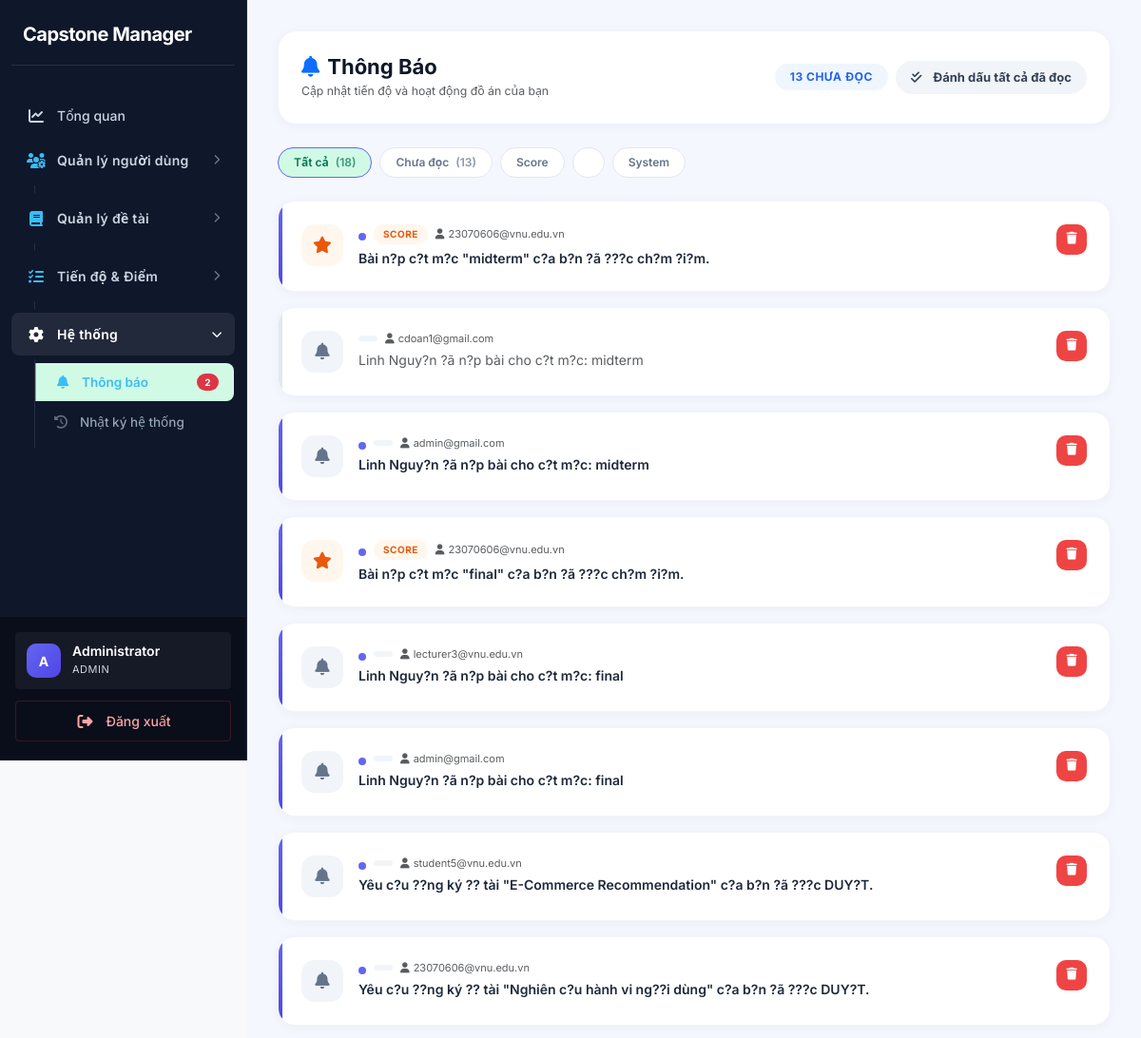
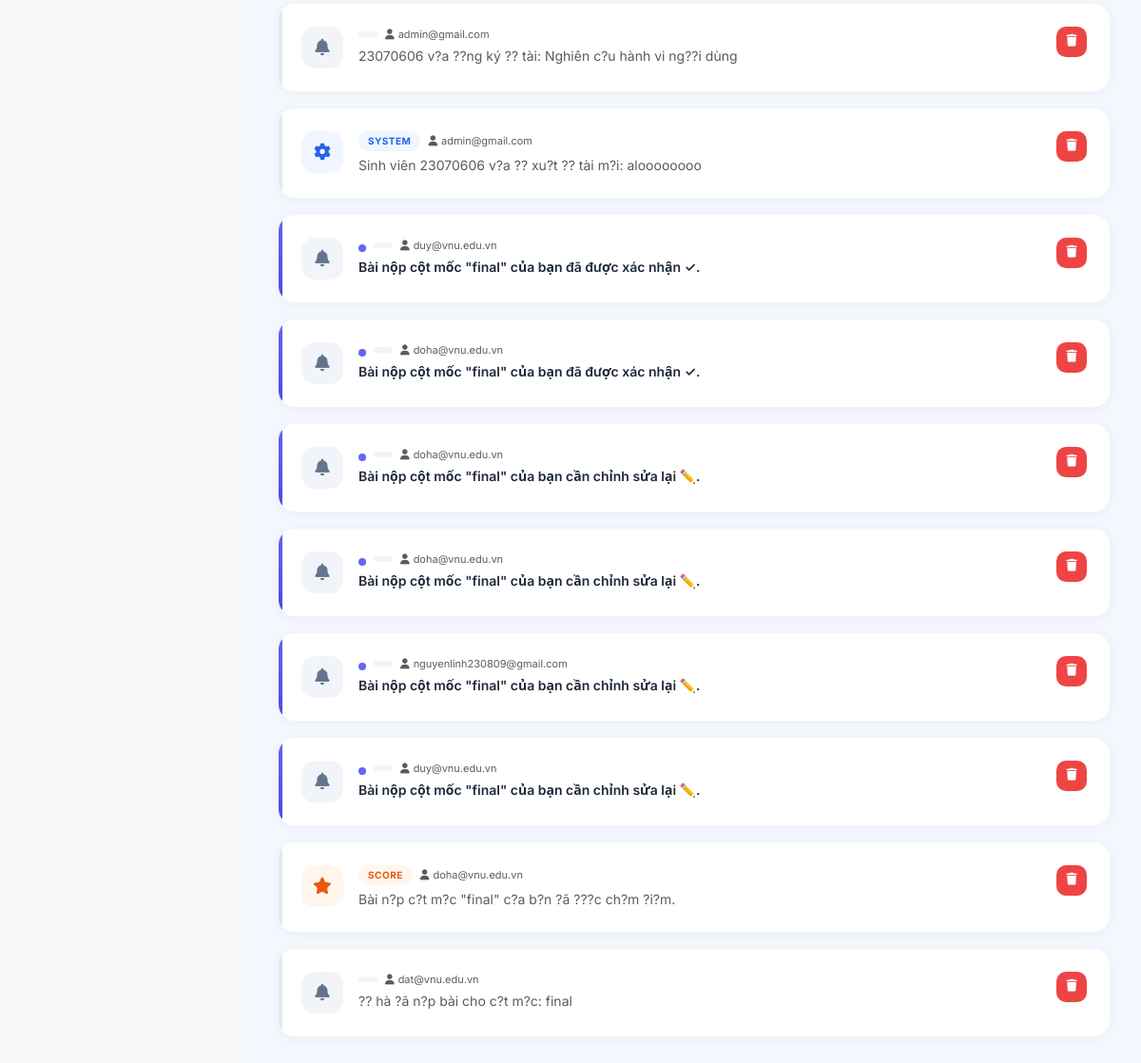
/index.php?page=notifications (signed in), run on the app's committed database (2 pictures, top to bottom).
### tables this page shows
CREATE TABLE `notifications` (
  `id` int(11) NOT NULL,
  `user_id` int(11) DEFAULT NULL,
  `content` text DEFAULT NULL,
  `type` enum('approval','deadline','score','system') DEFAULT NULL,
  `is_read` tinyint(1) DEFAULT 0,
  `created_at` timestamp NOT NULL DEFAULT current_timestamp()
);

CREATE TABLE `users` (
  `id` int(11) NOT NULL,
  `email` varchar(100) NOT NULL,
  `password` varchar(255) NOT NULL,
  `role` enum('admin','student','lecturer') NOT NULL DEFAULT 'student',
  `status` enum('active','locked') DEFAULT 'active',
  `created_at` timestamp NOT NULL DEFAULT current_timestamp()
);

### app/controllers/NotificationController.php (called while the page is built, shortened)
<?php
class NotificationController {
    private $notificationModel;
    public function __construct() {
        $this->notificationModel = new Notification();
    }
    public function index() {
        $userId = $_SESSION['user']['id'];
        $role   = $_SESSION['user']['role'];
        if ($role === 'admin') {
            $notifications = $this->notificationModel->getAll();
        } else {
            $notifications = $this->notificationModel->getByUser($userId);
        }
        require '../app/views/notifications/index.php';
    }
}

### core/Database.php (called while the page is built)
<?php
class Database {
    private static $instance = null;
    private $conn;
    private $host = DB_HOST;
    private $dbname = DB_NAME;
    private $username = DB_USER;
    private $password = DB_PASS;
    private function __construct(){
        try{
            $this->conn = new PDO(
                "mysql:host={$this->host};dbname={$this->dbname};charset=utf8mb4",
                $this->username,
                $this->password
            );
            $this->conn->setAttribute(
                PDO::ATTR_ERRMODE,
                PDO::ERRMODE_EXCEPTION
            );
            $this->conn->setAttribute(
                PDO::ATTR_DEFAULT_FETCH_MODE,
                PDO::FETCH_ASSOC
            );
        }catch(PDOException $e){
            die("Database Error: " . $e->getMessage());
        }
    }
    public static function getInstance(){
        if(self::$instance == null){
            self::$instance = new Database();
        }
        return self::$instance;
    }
    public function getConnection(){
        return $this->conn;
    }
}

### app/models/Notification.php (called while the page is built, shortened)
<?php
class Notification {
    private $conn;
    public function __construct(){
        $this->conn = Database::getInstance()->getConnection();
    }
    public function getAll(){
        $sql = "SELECT notifications.*,
                       users.email
                FROM notifications
                JOIN users
                ON users.id = notifications.user_id
                ORDER BY notifications.id DESC";
        return $this->conn
            ->query($sql)
            ->fetchAll(PDO::FETCH_ASSOC);
    }
}

### app/views/notifications/index.php (the view, shortened to what this page needs)
<?php require '../app/views/layouts/header.php'; ?>
<?php require '../app/views/layouts/sidebar.php'; ?>
<div class="main-content" style="padding: 32px; background: #f4f7fe; min-height: 100vh;">
    <div class="topbar-card p-4 mb-4 d-flex justify-content-between align-items-center flex-wrap gap-3">
        <div>
            <h2 class="fw-bold mb-1" style="color:#0f172a; font-size:22px">
                <i class="fa-solid fa-bell me-2 text-primary"></i>Thông Báo
            </h2>
            <p class="text-muted small mb-0">Cập nhật tiến độ và hoạt động đồ án của bạn</p>
        </div>
        <?php
            $unreadCount = count(array_filter($notifications ?? [], fn($n) => !$n['is_read']));
        ?>
        <div class="d-flex align-items-center gap-2 flex-wrap">
            <?php if ($unreadCount > 0): ?>
                <span class="badge rounded-pill px-3 py-2 fw-bold"
                      style="background:#eff6ff;color:#2563eb;font-size:12px">
                    <?= $unreadCount ?> chưa đọc
                </span>
                <form action="index.php?page=notification-read-all" method="POST" class="d-inline">
    <button type="submit" class="btn btn-light rounded-pill px-3 fw-bold border-0" style="font-size:13px;border:1.5px solid #e2e8f0">
        <i class="fa-solid fa-check-double me-1"></i>Đánh dấu tất cả đã đọc
    </button>
</form>
            <?php endif; ?>
        </div>
    </div>
    <?php if (!empty($notifications)): ?>
    <div class="d-flex gap-2 mb-4 flex-wrap" id="filterTabs">
        <button class="filter-btn active" data-filter="all">
            Tất cả <span class="ms-1 opacity-75">(<?= count($notifications) ?>)</span>
        </button>
        <button class="filter-btn" data-filter="unread">
            Chưa đọc <span class="ms-1 opacity-75">(<?= $unreadCount ?>)</span>
        </button>
        <?php
            $types = array_unique(array_column($notifications, 'type'));
            foreach ($types as $t):
        ?>
        <button class="filter-btn" data-filter="<?= htmlspecialchars($t) ?>">
            <?= htmlspecialchars(ucfirst($t)) ?>
        </button>
        <?php endforeach; ?>
    </div>
    <?php endif; ?>
    <?php if (!empty($notifications)): ?>
        <div class="d-flex flex-column gap-3" id="notifList">
            <?php foreach ($notifications as $n): ?>
                <?php
                    $isRead  = (bool)$n['is_read'];
                    $type    = $n['type'] ?? 'system';
                    $typeClass = match($type) {
                        'system'       => 'type-system',
                        'registration' => 'type-registration',
                        'score'        => 'type-score',
                        'submission'   => 'type-submission',
                        'milestone'    => 'type-milestone',
                        default        => 'type-default',
                    };
                    $typeIcon = match($type) {
                        'system'       => 'fa-gear',
                        'registration' => 'fa-file-signature',
                        'score'        => 'fa-star',
                        'submission'   => 'fa-upload',
                        'milestone'    => 'fa-flag',
                        default        => 'fa-bell',
                    };
                ?>
                <div class="notif-card <?= $isRead ? 'read' : 'unread' ?> p-4"
                     data-type="<?= htmlspecialchars($type) ?>"
                     data-read="<?= $isRead ? '1' : '0' ?>">
                    <div class="d-flex align-items-start gap-3">
                        <div class="notif-icon <?= $typeClass ?>">
                            <i class="fa-solid <?= $typeIcon ?>"></i>
                        </div>
                        <div class="flex-grow-1 min-w-0">
                            <div class="d-flex align-items-center gap-2 mb-1 flex-wrap">
                                <?php if (!$isRead): ?>
                                    <div class="unread-dot"></div>
                                <?php endif; ?>
                                <span class="type-badge <?= $typeClass ?>">
                                    <?= htmlspecialchars(strtoupper($type)) ?>
                                </span>
                                <?php if (!empty($n['email'])): ?>
                                    <span class="text-muted" style="font-size:11px">
                                        <i class="fa-solid fa-user me-1"></i><?= htmlspecialchars($n['email']) ?>
                                    </span>
                                <?php endif; ?>
                            </div>
                            <p class="mb-0 <?= $isRead ? 'text-muted' : 'fw-semibold' ?>"
                               style="color:<?= $isRead ? '#64748b' : '#1e293b' ?>; font-size:14px; line-height:1.5">
                                <?= htmlspecialchars($n['content']) ?>
                            </p>
                        </div>
                        <div class="d-flex gap-1 flex-shrink-0">
                            <?php if (!$isRead): ?>
                                <form action="index.php?page=notification-read&id=<?= $n['id'] ?>" method="POST" class="d-inline">
    <button type="submit" class="action-btn text-white border-0 bg-transparent" style="background:#6366f1"
                                   title="Đánh dấu đã đọc">
        <i class="fa-solid fa-check"></i>
    </button>
</form>
                            <?php endif; ?>
                            <form action="index.php?page=notification-delete&id=<?= $n['id'] ?>" method="POST" class="d-inline" onsubmit="return confirm('Bạn có chắc muốn xóa?');">
    <button type="submit" class="action-btn text-white btn-delete border-0" style="background:#ef4444"
                               title="Xóa thông báo">
        <i class="fa-solid fa-trash"></i>
    </button>
</form>
                        </div>
                    </div>
                </div>
            <?php endforeach; ?>
        </div>
    <?php endif; ?>
</div>
<?php require '../app/views/layouts/footer.php'; ?>

### public/assets/css/style.css (style rules this page uses)
:root { --primary: #0f172a; --primary-hover: #1e293b; --secondary: #475569; --success: #059669; --success-light: #d1fae5; --warning: #d97706; --warning-light: #fef3c7; --danger: #dc2626; --danger-light: #fee2e2; --info: #0284c7; --info-light: #e0f2fe; --sidebar-bg: #0f172a; --sidebar-text: #cbd5e1; --sidebar-hover: #1e293b; --sidebar-w: 260px; --bg: #f8f9fa; --surface: #ffffff; --border: #cbd5e1; --border-light: #e2e8f0; --text: #0f172a; --text-muted: #475569; --text-faint: #94a3b8; --radius-sm: 4px; --radius-md: 6px; --radius-lg: 8px; --radius-xl: 8px; --radius-2xl: 12px; --shadow-sm: 0 1px 2px rgba(0, 0, 0, 0.05); --shadow-md: 0 4px 6px -1px rgba(0, 0, 0, 0.1), 0 2px 4px -1px rgba(0, 0, 0, 0.06); --shadow-lg: 0 10px 15px -3px rgba(0, 0, 0, 0.1), 0 4px 6px -2px rgba(0, 0, 0, 0.05); --shadow-hover: 0 10px 15px -3px rgba(0, 0, 0, 0.1); --font: 'Inter', system-ui, -apple-system, sans-serif; --transition: all 0.2s ease-in-out; }
*, *::before, *::after { box-sizing: border-box; margin: 0; padding: 0; }
body { font-family: var(--font); background: var(--bg); color: var(--text); font-size: 14px; line-height: 1.5; -webkit-font-smoothing: antialiased; }
.main-content { margin-left: var(--sidebar-w); min-height: 100vh; padding: 32px; background: var(--bg); }
.btn { display: inline-flex; align-items: center; justify-content: center; gap: 8px; padding: 8px 16px; font-size: 14px; font-weight: 600; border: 1px solid transparent; border-radius: 6px; cursor: pointer; transition: all 0.2s ease; line-height: 1.5; }
.btn-light { background: #f1f5f9; color: #334155; border: 1px solid #e2e8f0; }
.badge { display: inline-flex; align-items: center; justify-content: center; padding: 6px 12px; border-radius: 100px; font-size: 11px; font-weight: 700; text-transform: uppercase; letter-spacing: 0.5px; border: none; }
.active { background: #d1fae5 !important; color: #047857 !important; }

### app/views/notifications/index.php (style rules this page uses)
.notif-card { background: #fff; border-radius: 18px; border: 1px solid #f1f5f9; box-shadow: 0 2px 12px rgba(0,0,0,.04); transition: box-shadow .15s, transform .15s; position: relative; overflow: hidden; }
.notif-card.unread::before { content: ''; position: absolute; left: 0; top: 0; bottom: 0; width: 4px; background: linear-gradient(180deg, #6366f1, #4f46e5); border-radius: 4px 0 0 4px; }
.notif-card.read::before { content: ''; position: absolute; left: 0; top: 0; bottom: 0; width: 4px; background: #e2e8f0; border-radius: 4px 0 0 4px; }
.notif-icon { width: 44px; height: 44px; border-radius: 14px; display: flex; align-items: center; justify-content: center; font-size: 1.1rem; flex-shrink: 0; }
.type-system { background: #eff6ff; color: #2563eb; }
.type-score { background: #fff7ed; color: #ea580c; }
.type-default { background: #f1f5f9; color: #64748b; }
.type-badge { font-size: 10px; font-weight: 700; letter-spacing: .5px; text-transform: uppercase; padding: 3px 10px; border-radius: 50px; }
.action-btn { width: 32px; height: 32px; border-radius: 10px; display: inline-flex; align-items: center; justify-content: center; font-size: .8rem; border: none; transition: all .15s; cursor: pointer; }
.topbar-card { background: #fff; border-radius: 20px; border: 1px solid #f1f5f9; box-shadow: 0 2px 12px rgba(0,0,0,.04); }
.unread-dot { width: 8px; height: 8px; border-radius: 50%; background: #6366f1; flex-shrink: 0; margin-top: 6px; }
.filter-btn { font-size: 12px; font-weight: 600; border-radius: 50px; padding: 6px 16px; border: 1.5px solid #e2e8f0; background: #fff; color: #64748b; cursor: pointer; transition: all .15s; }
.filter-btn.active, .filter-btn:hover { background: #6366f1; color: #fff; border-color: #6366f1; }

### data on the page
notifications: is_read 0 (drawn), type "SCORE", user.email "23070606@vnu.edu.vn", content "Bài n?p c?t m?c \"midterm\" c?a b?n ?ã ???c ch?m ?i?m."
notifications: user.email "cdoan1@gmail.com", content "Linh Nguy?n ?ã n?p bài cho c?t m?c: midterm"
notifications: is_read 0 (drawn), user.email "admin@gmail.com", content "Linh Nguy?n ?ã n?p bài cho c?t m?c: midterm"
notifications: is_read 0 (drawn), type "SCORE", user.email "23070606@vnu.edu.vn", content "Bài n?p c?t m?c \"final\" c?a b?n ?ã ???c ch?m ?i?m."
notifications: is_read 0 (drawn), user.email "lecturer3@vnu.edu.vn", content "Linh Nguy?n ?ã n?p bài cho c?t m?c: final"
notifications: is_read 0 (drawn), user.email "admin@gmail.com", content "Linh Nguy?n ?ã n?p bài cho c?t m?c: final"
notifications: is_read 0 (drawn), user.email "student5@vnu.edu.vn", content "Yêu c?u ??ng ký ?? tài \"E-Commerce Recommendation\" c?a b?n ?ã ???c DUY?T."
notifications: is_read 0 (drawn), user.email "23070606@vnu.edu.vn", content "Yêu c?u ??ng ký ?? tài \"Nghiên c?u hành vi ng??i dùng\" c?a b?n ?ã ???c DUY?T."
notifications: user.email "admin@gmail.com", content "23070606 v?a ??ng ký ?? tài: Nghiên c?u hành vi ng??i dùng"
notifications: type "SYSTEM", user.email "admin@gmail.com", content "Sinh viên 23070606 v?a ?? xu?t ?? tài m?i: aloooooooo"
notifications: is_read 0 (drawn), user.email "duy@vnu.edu.vn", content "Bài nộp cột mốc \"final\" của bạn đã được xác nhận ✓."
notifications: is_read 0 (drawn), user.email "doha@vnu.edu.vn", content "Bài nộp cột mốc \"final\" của bạn đã được xác nhận ✓."
notifications: is_read 0 (drawn), user.email "doha@vnu.edu.vn", content "Bài nộp cột mốc \"final\" của bạn cần chỉnh sửa lại ✏️."
notifications: is_read 0 (drawn), user.email "doha@vnu.edu.vn", content "Bài nộp cột mốc \"final\" của bạn cần chỉnh sửa lại ✏️."
notifications: is_read 0 (drawn), user.email "nguyenlinh230809@gmail.com", content "Bài nộp cột mốc \"final\" của bạn cần chỉnh sửa lại ✏️."
notifications: is_read 0 (drawn), user.email "duy@vnu.edu.vn", content "Bài nộp cột mốc \"final\" của bạn cần chỉnh sửa lại ✏️."
notifications: type "SCORE", user.email "doha@vnu.edu.vn", content "Bài n?p c?t m?c \"final\" c?a b?n ?ã ???c ch?m ?i?m."
notifications: user.email "dat@vnu.edu.vn", content "?? hà ?ã n?p bài cho c?t m?c: final"

### other printed values
$unreadNotifCount "2"
$avatarChar "A"
$displayName "Administrator"
$_SESSION['user']['role'] "ADMIN"
$unreadCount "13"
count($notifications) "18"
$t "Score"
$t "System"
